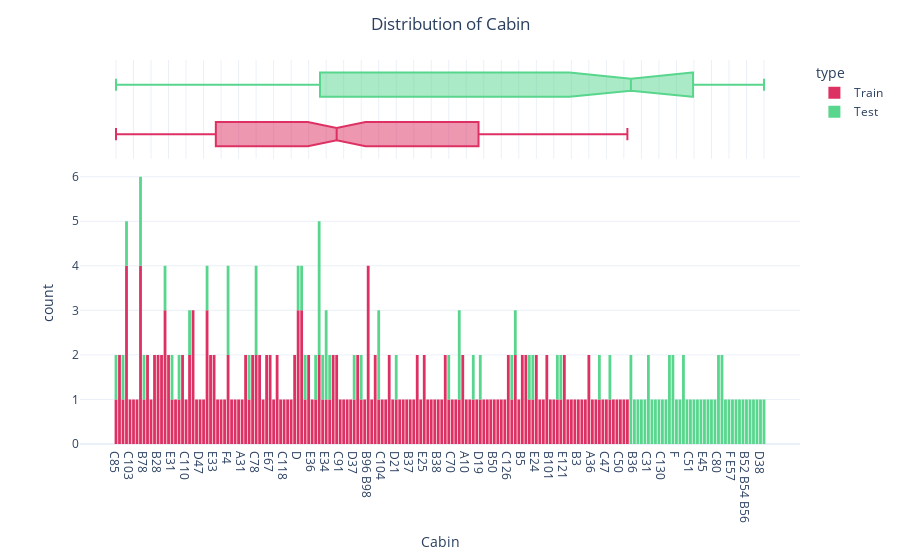

Here is the notebook cell this chart was saved with:
### Markdown cell above
**Cabin**

### Code cell
train_Cabin=train.copy()
test_Cabin=test.copy()

train_Cabin['type']='Train'
test_Cabin['type']='Test'

CabinDF=pd.concat([train_Cabin, test_Cabin])

fig=px.histogram(data_frame=CabinDF,
                x='Cabin', color='type', color_discrete_sequence=colors,
                marginal='box', nbins=100, template='plotly_white')

fig.update_layout(title='Distribution of Cabin', title_x=.5)
fig.show()

### Figure 1 — Plotly figure (JSON) as saved in the notebook; plotly's stock layout.template omitted (floating-point values rounded to 4 significant figures; data arrays with more than 128 entries replaced by an {"elided": "..."} marker saying what was removed)
{"data": [{"alignmentgroup": "True", "bingroup": "x", "hovertemplate": "type=Train<br>Cabin=%{x}<br>count=%{y}<extra></extra>", "legendgroup": "Train", "marker": {"color": "#DE3163", "pattern": {"shape": ""}}, "name": "Train", "nbinsx": 100, "offsetgroup": "Train", "orientation": "v", "showlegend": true, "type": "histogram", "x": {"elided": "891 str values"}, "xaxis": "x", "yaxis": "y"}, {"alignmentgroup": "True", "hovertemplate": "type=Train<br>Cabin=%{x}<extra></extra>", "legendgroup": "Train", "marker": {"color": "#DE3163"}, "name": "Train", "notched": true, "offsetgroup": "Train", "showlegend": false, "type": "box", "x": {"elided": "891 str values"}, "xaxis": "x2", "yaxis": "y2"}, {"alignmentgroup": "True", "bingroup": "x", "hovertemplate": "type=Test<br>Cabin=%{x}<br>count=%{y}<extra></extra>", "legendgroup": "Test", "marker": {"color": "#58D68D", "pattern": {"shape": ""}}, "name": "Test", "nbinsx": 100, "offsetgroup": "Test", "orientation": "v", "showlegend": true, "type": "histogram", "x": {"elided": "418 str values"}, "xaxis": "x", "yaxis": "y"}, {"alignmentgroup": "True", "hovertemplate": "type=Test<br>Cabin=%{x}<extra></extra>", "legendgroup": "Test", "marker": {"color": "#58D68D"}, "name": "Test", "notched": true, "offsetgroup": "Test", "showlegend": false, "type": "box", "x": {"elided": "418 str values"}, "xaxis": "x2", "yaxis": "y2"}], "layout": {"barmode": "relative", "legend": {"title": {"text": "type"}, "tracegroupgap": 0}, "margin": {"t": 60}, "title": {"text": "Distribution of Cabin", "x": 0.5}, "xaxis": {"anchor": "y", "domain": [0, 1], "title": {"text": "Cabin"}}, "xaxis2": {"anchor": "y2", "domain": [0, 1], "matches": "x", "showgrid": true, "showticklabels": false}, "yaxis": {"anchor": "x", "domain": [0, 0.7326], "title": {"text": "count"}}, "yaxis2": {"anchor": "x2", "domain": [0.7426, 1], "matches": "y2", "showgrid": false, "showline": false, "showticklabels": false, "ticks": ""}}}
